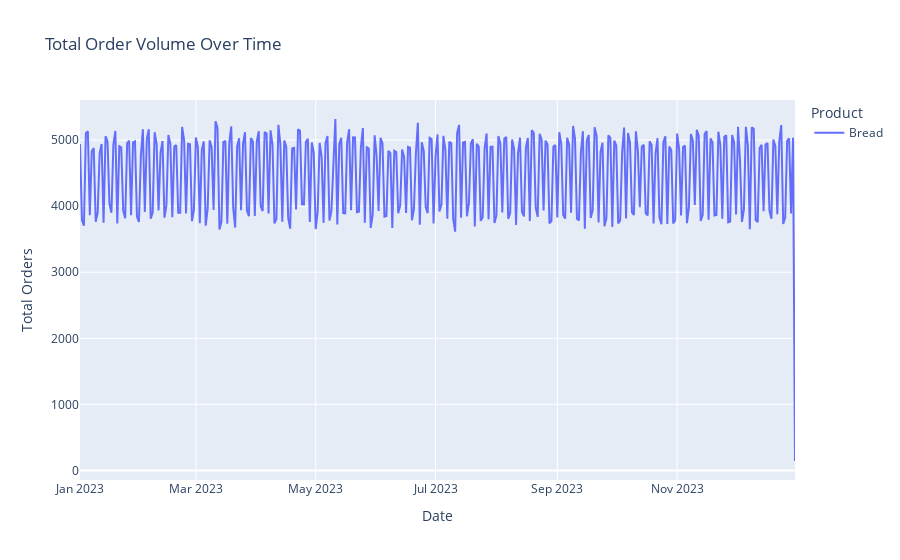

This figure's notebook cell:
### Code cell
#  Order Volume by DateTime (Monthly Time Series)
datetime_order_volume = product_data.groupby(['Date','Product'])['Order_Volume'].sum().reset_index()

# Plotting Order Volume over Time
fig = px.line(datetime_order_volume, x='Date', y='Order_Volume',color='Product', title='Total Order Volume Over Time', 
              labels={'Order_Volume': 'Total Orders'})
fig.show()

### Figure 1 — Plotly figure (JSON) as saved in the notebook; plotly's stock layout.template omitted (floating-point values rounded to 4 significant figures; data arrays with more than 128 entries replaced by an {"elided": "..."} marker saying what was removed)
{"data": [{"hovertemplate": "Product=Bread<br>Date=%{x}<br>Total Orders=%{y}<extra></extra>", "legendgroup": "Bread", "line": {"color": "#636efa", "dash": "solid"}, "marker": {"symbol": "circle"}, "mode": "lines", "name": "Bread", "orientation": "v", "showlegend": true, "type": "scatter", "x": {"elided": "365 str values"}, "xaxis": "x", "y": {"elided": "365 int values"}, "yaxis": "y"}], "layout": {"legend": {"title": {"text": "Product"}, "tracegroupgap": 0}, "title": {"text": "Total Order Volume Over Time"}, "xaxis": {"anchor": "y", "domain": [0, 1], "title": {"text": "Date"}}, "yaxis": {"anchor": "x", "domain": [0, 1], "title": {"text": "Total Orders"}}}}
